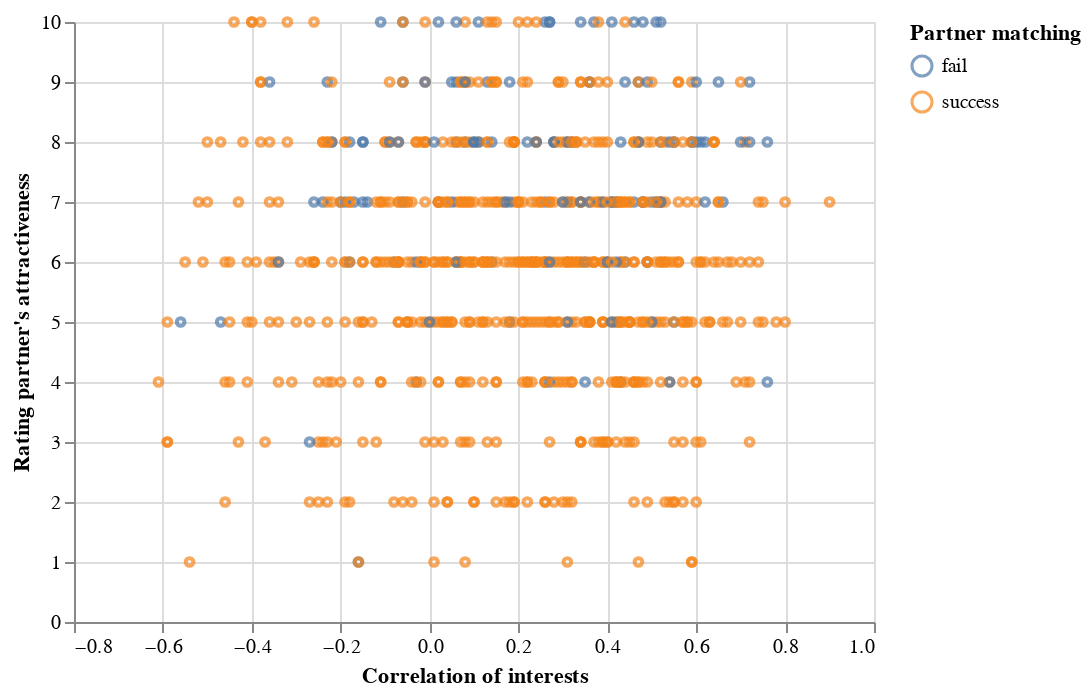

The code cell stored with this chart in its notebook:
### Code cell
speeddating_plot = (
    alt.Chart(speeddating_training)
    .mark_point(size=15)
    .encode(
        x=alt.X("interests_correlate", title="Correlation of interests"),
        y=alt.Y("attractive_partner", title="Rating partner's attractiveness", scale=alt.Scale()),
        color=alt.Color("match", title="Partner matching"),
    )
)
speeddating_plot

### Figure 1 — Vega-Lite specification as saved in the notebook (floating-point values rounded to 4 significant figures; data arrays with more than 128 entries replaced by an {"elided": "..."} marker saying what was removed)
{"config": {"view": {"continuousWidth": 400, "continuousHeight": 300}}, "data": {"name": "data-4c7267353483a93ae90868c39c4238d4"}, "mark": {"type": "point", "size": 15}, "encoding": {"color": {"field": "match", "title": "Partner matching", "type": "nominal"}, "x": {"field": "interests_correlate", "title": "Correlation of interests", "type": "quantitative"}, "y": {"field": "attractive_partner", "scale": {}, "title": "Rating partner's attractiveness", "type": "quantitative"}}, "$schema": "https://vega.github.io/schema/vega-lite/v4.17.0.json", "datasets": {"data-4c7267353483a93ae90868c39c4238d4": {"elided": "750 records"}}}
